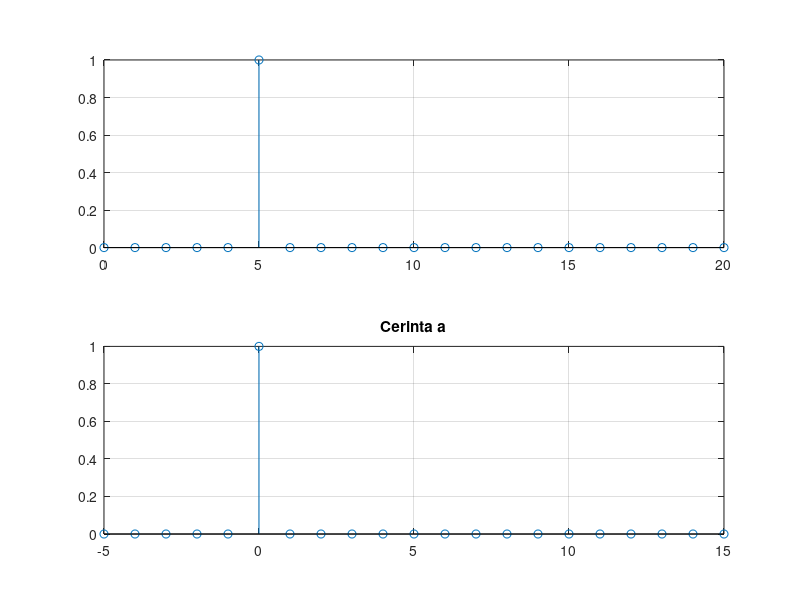
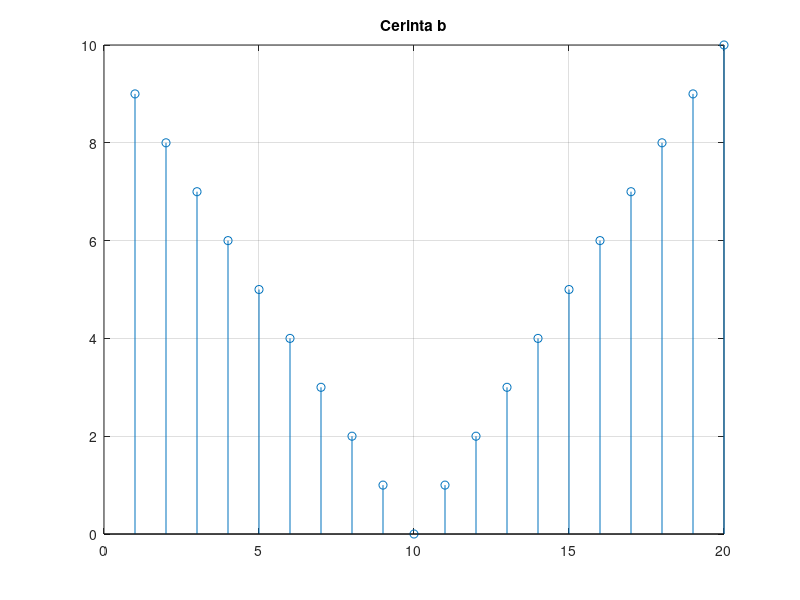
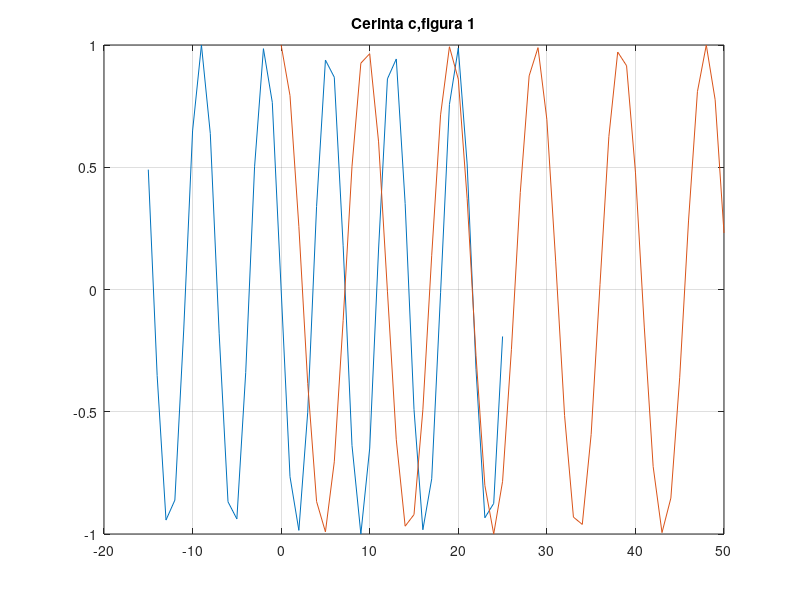
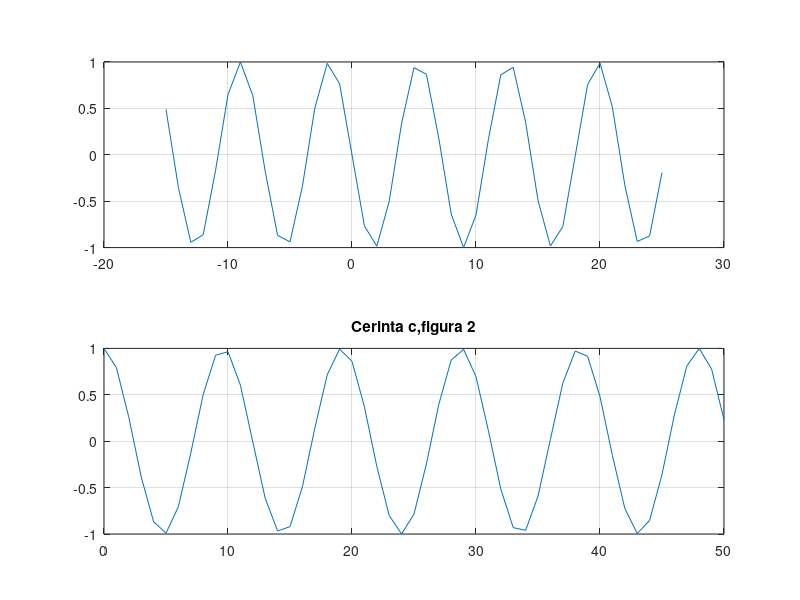

Recreate these plots in MATLAB, in order.
%a)
z=zeros(1,21);
z(6)=1;
n=0:20;
m=-5:15;
figure(1)
subplot(2,1,1), stem(n,z),grid , subplot(2,1,2), stem(m,z),grid,title('Cerinta a');

%b)
n=1:20;
t=abs(10-n);
figure(2)
stem(n,t),grid, title ('Cerinta b');

%c)
n1=-15:25;
x1=sin(17/pi*n1);
n2=0:50;
x2=cos(pi/sqrt(23)*n2);
figure(3)
plot(n1,x1,n2,x2),grid,title ('Cerinta c,figura 1');
figure(4)
subplot(2,1,1), plot(n1,x1), grid , subplot(2,1,2) , plot(n2,x2),grid,title ('Cerinta c,figura 2');
figure(5)
subplot(2,1,1), stem(n1,x1), grid , subplot(2,1,2) , stem(n2,x2),grid,title ('Cerinta c,figura 3');
%Am folosit functia subplot pentru a diviza tot graficul programului in
%mai multe ferestre, in exercitiul nostru fiind 5 miniferestre